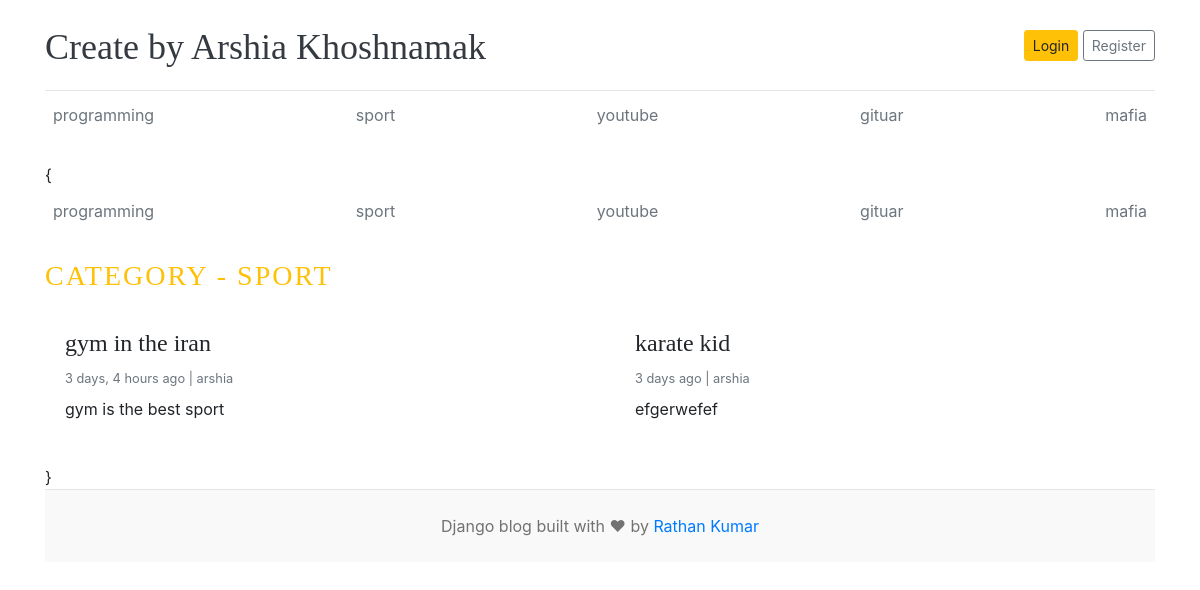
The app's page /category/4/ with its own data.
### blogs/models.py (models this page shows, shortened)
class Category(models.Model):
    name=models.CharField(max_length=50,unique=True)
    created_at=models.DateTimeField(auto_now_add=True)
    updated_at=models.DateTimeField(auto_now=True)
    class Meta:
        verbose_name_plural = "categories"
    def __str__(self):
        return self.name

class Blog(models.Model):
    title=models.CharField(max_length=100)
    slug=models.SlugField(max_length=150,unique=True,blank=True)
    category=models.ForeignKey(Category,on_delete=models.CASCADE)
    author=models.ForeignKey(User,on_delete=models.CASCADE)
    featured_image=models.ImageField(upload_to="uploads/%Y/%m/%d")
    short_description=models.TextField(max_length=500)
    blog_body=models.TextField(max_length=2000)
    status=models.CharField(max_length=20,choices=STATUS,default="Draft")
    is_featured=models.BooleanField(default=False)
    created_at=models.DateTimeField(auto_now_add=True)
    updated_at=models.DateTimeField(auto_now=True)

### blogs/views.py (the view)
# urls.py: path("<int:category_id>/",views.posts_by_category,name="posts_by_category")
def posts_by_category(request,category_id):
    posts=Blog.objects.filter(status="Published",category=category_id)
    category=get_object_or_404(Category,pk=category_id)
    context={"posts": posts,
             "category":category}
    return render(request,"posts_by_category.html",context)

### blogs/context_processor.py (called while the page is built)
def get_categories(request):
    categories=Category.objects.all()
    return dict(categories=categories)

### templates/posts_by_category.html (shortened to what this page needs)
{% extends 'base.html' %}
{% block content %}
    <div class="nav-scroller py-1 mb-4">
        <nav class="nav d-flex justify-content-between">
            {% for cat in categories %}
                <a class="p-2 text-muted" href="#">{{ cat.name }}</a>
            {% endfor %}
        </nav>
    </div>
    <h3 class="text-uppercase text-warning mb-3" style="letter-spacing:2px;">
        Category - {{ category }}
    </h3>
    <div class="row">
        {% if posts %}
        {% for post in posts %}
            <div class="col-md-6 mb-4">
                <div class="card border-0">
                    <div class="card-body">
                        <h4>{{ post.title }}</h4>
                        <small class="text-muted">
                            {{ post.created_at|timesince }} ago | {{ post.author }}
                        </small>
                        <p class="card-text mt-2">
                            {{ post.short_description }}
                        </p>
                    </div>
                </div>
            </div>
        {% endfor %}
        {% else %}
            <p>No posts found.</p>
        {% endif %}
    </div>
{% endblock %}

### templates/base.html (shortened to what this page needs)
{% load static %}
<!DOCTYPE html>
<html lang="en">
<head>
    <link href="https://getbootstrap.com/docs/4.0/dist/css/bootstrap.min.css" rel="stylesheet">
    <link href="{% static 'css/blog.css' %}" rel="stylesheet">
</head>
<body>
<div class="container">
    <header class="blog-header py-3">
        <div class="row flex-nowrap justify-content-between align-items-center">
            <div class="col-8 pt-1">
                <a class="blog-header-logo text-dark" href="/">Create by Arshia Khoshnamak</a>
            </div>
            <div class="col-4 d-flex justify-content-end align-items-center">
                <a class="btn btn-sm btn-warning" href="#">Login</a>
                <a class="btn btn-sm btn-outline-secondary" href="#">Register</a>
            </div>
        </div>
    </header>
        <div class="nav-scroller py-1 mb-4">
        <nav class="nav d-flex justify-content-between">
            {% for cat in categories %}
                <a class="p-2 text-muted" href="{% url "posts_by_category" cat.id%}">{{ cat.name }}</a>
            {% endfor %}
        </nav>
    </div>
{{% block content %}
{% endblock  %}}
<footer class="blog-footer text-center py-4">
    <p>Django blog built with ❤ by <a href="#">Rathan Kumar</a></p>
</footer>
</body>
</html>

### blog/static/css/blog.css (style rules this page uses)
.blog-header { border-bottom: 1px solid #e5e5e5; }
.blog-header-logo { font-family: "Playfair Display", Georgia, "Times New Roman", serif; font-size: 2.25rem; }
h1, h2, h3, h4, h5, h6 { font-family: "Playfair Display", Georgia, "Times New Roman", serif; }
.blog-footer { padding: 2.5rem 0; color: #727272; text-align: center; background-color: #f9f9f9; border-top: .05rem solid #e5e5e5; }
.blog-footer p:last-child { margin-bottom: 0; }

### records on screen
Category: name "programming"
Category: name "sport", name "SPORT"
Category: name "youtube"
Category: name "gituar"
Category: name "mafia"
Blog: title "gym in the iran", created_at "3 days, 4 hours", author "arshia", short_description "gym is the best sport"
Blog: title "karate kid", created_at "3 days", author "arshia", short_description "efgerwefef"
